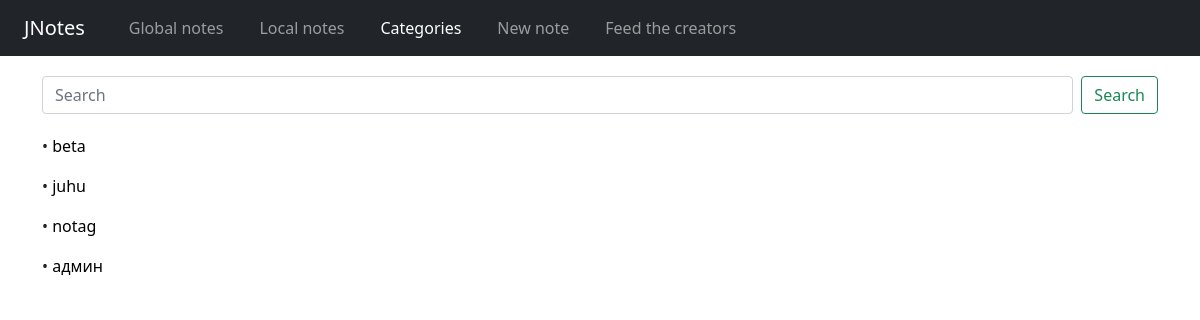
The page /categories/ on the database as committed earlier.
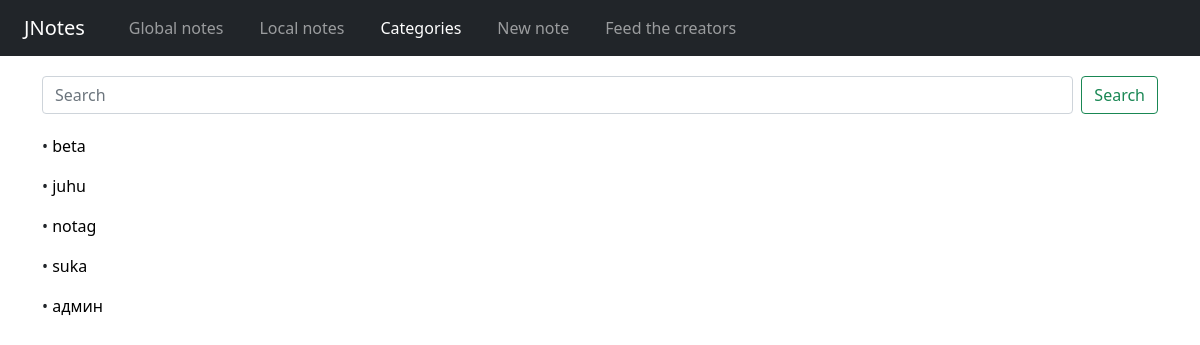
The same page on the database as committed later.
### notes/models.py (models this page shows, shortened)
class Category(models.Model):
    name = models.CharField(max_length=255, unique=True, editable=True)
    def __str__(self):
        return self.name
    class Meta:
        verbose_name = 'Категория'
        verbose_name_plural = 'Категории'
        ordering = ['name']

### notes/views.py (the view)
# urls.py: path('categories/', CategoriesList.as_view(), name='categories-view'),
class CategoriesList(View):
    def get(self, request, *args, **kwargs):
        for item in Category.objects.all():  # цикл удаляет категории у которых нет записей
            if len(Note.objects.filter(category_note_id=item.pk)) == 0:
                Category.objects.get(name=item).delete()
        model = Category.objects.order_by('name')
        return render(request, 'notes/categories_list.html', {'categories': model})

### notes/templates/notes/categories_list.html (shortened to what this page needs)
{% extends 'base.html' %}
{% load static %}
{% block content %}
<link rel="stylesheet" href="{% static 'css/categories_list.css' %}">
{% include 'inc/_search_field.html' %}
<div class="container categories-container">
    <div class="row">
        {% for category in categories %}
        <p class="various-categories">&bull; <a class='col-12' href="{%  url 'notes:one-category' category.pk %}">{{ category }}</a></p>
        {% endfor %}
    </div>
</div>
{% endblock %}

Rows that differ between the two databases and show on the page:
added Category: name "suka"
